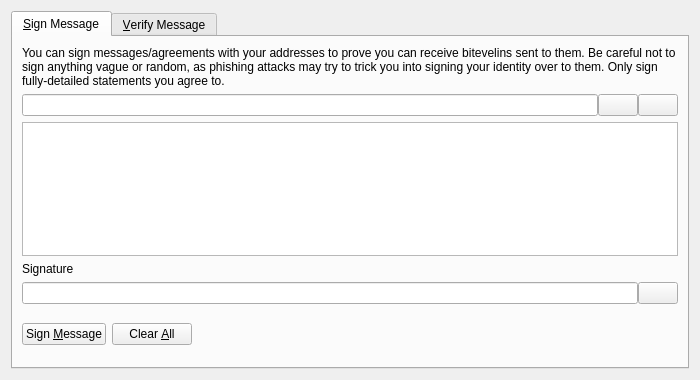
<?xml version="1.0" encoding="UTF-8"?>
<ui version="4.0">
 <class>SignVerifyMessageDialog</class>
 <widget class="QDialog" name="SignVerifyMessageDialog">
  <property name="geometry">
   <rect>
    <x>0</x>
    <y>0</y>
    <width>700</width>
    <height>380</height>
   </rect>
  </property>
  <property name="windowTitle">
   <string>Signatures - Sign / Verify a Message</string>
  </property>
  <property name="modal">
   <bool>true</bool>
  </property>
  <layout class="QVBoxLayout" name="verticalLayout">
   <item>
    <widget class="QTabWidget" name="tabWidget">
     <property name="currentIndex">
      <number>0</number>
     </property>
     <widget class="QWidget" name="tabSignMessage">
      <attribute name="title">
       <string>&amp;Sign Message</string>
      </attribute>
      <layout class="QVBoxLayout" name="verticalLayout_SM">
       <item>
        <widget class="QLabel" name="infoLabel_SM">
         <property name="text">
          <string>You can sign messages/agreements with your addresses to prove you can receive bitevelins sent to them. Be careful not to sign anything vague or random, as phishing attacks may try to trick you into signing your identity over to them. Only sign fully-detailed statements you agree to.</string>
         </property>
         <property name="textFormat">
          <enum>Qt::PlainText</enum>
         </property>
         <property name="wordWrap">
          <bool>true</bool>
         </property>
        </widget>
       </item>
       <item>
        <layout class="QHBoxLayout" name="horizontalLayout_1_SM">
         <property name="spacing">
          <number>0</number>
         </property>
         <item>
          <widget class="QValidatedLineEdit" name="addressIn_SM">
           <property name="toolTip">
            <string>The Bitevelin address to sign the message with</string>
           </property>
          </widget>
         </item>
         <item>
          <widget class="QPushButton" name="addressBookButton_SM">
           <property name="toolTip">
            <string>Choose previously used address</string>
           </property>
           <property name="text">
            <string/>
           </property>
           <property name="icon">
            <iconset resource="../bitcoin.qrc">
             <normaloff>:/icons/address-book</normaloff>:/icons/address-book</iconset>
           </property>
           <property name="shortcut">
            <string>Alt+A</string>
           </property>
           <property name="autoDefault">
            <bool>false</bool>
           </property>
          </widget>
         </item>
         <item>
          <widget class="QPushButton" name="pasteButton_SM">
           <property name="toolTip">
            <string>Paste address from clipboard</string>
           </property>
           <property name="text">
            <string/>
           </property>
           <property name="icon">
            <iconset resource="../bitcoin.qrc">
             <normaloff>:/icons/editpaste</normaloff>:/icons/editpaste</iconset>
           </property>
           <property name="shortcut">
            <string>Alt+P</string>
           </property>
           <property name="autoDefault">
            <bool>false</bool>
           </property>
          </widget>
         </item>
        </layout>
       </item>
       <item>
        <widget class="QPlainTextEdit" name="messageIn_SM">
         <property name="toolTip">
          <string>Enter the message you want to sign here</string>
         </property>
        </widget>
       </item>
       <item>
        <widget class="QLabel" name="signatureLabel_SM">
         <property name="text">
          <string>Signature</string>
         </property>
         <property name="textFormat">
          <enum>Qt::PlainText</enum>
         </property>
        </widget>
       </item>
       <item>
        <layout class="QHBoxLayout" name="horizontalLayout_2_SM">
         <property name="spacing">
          <number>0</number>
         </property>
         <item>
          <widget class="QLineEdit" name="signatureOut_SM">
           <property name="font">
            <font>
             <italic>true</italic>
            </font>
           </property>
           <property name="readOnly">
            <bool>true</bool>
           </property>
          </widget>
         </item>
         <item>
          <widget class="QPushButton" name="copySignatureButton_SM">
           <property name="toolTip">
            <string>Copy the current signature to the system clipboard</string>
           </property>
           <property name="text">
            <string/>
           </property>
           <property name="icon">
            <iconset resource="../bitcoin.qrc">
             <normaloff>:/icons/editcopy</normaloff>:/icons/editcopy</iconset>
           </property>
           <property name="autoDefault">
            <bool>false</bool>
           </property>
          </widget>
         </item>
        </layout>
       </item>
       <item>
        <layout class="QHBoxLayout" name="horizontalLayout_3_SM">
         <item>
          <widget class="QPushButton" name="signMessageButton_SM">
           <property name="toolTip">
            <string>Sign the message to prove you own this Bitevelin address</string>
           </property>
           <property name="text">
            <string>Sign &amp;Message</string>
           </property>
           <property name="icon">
            <iconset resource="../bitcoin.qrc">
             <normaloff>:/icons/edit</normaloff>:/icons/edit</iconset>
           </property>
           <property name="autoDefault">
            <bool>false</bool>
           </property>
          </widget>
         </item>
         <item>
          <widget class="QPushButton" name="clearButton_SM">
           <property name="toolTip">
            <string>Reset all sign message fields</string>
           </property>
           <property name="text">
            <string>Clear &amp;All</string>
           </property>
           <property name="icon">
            <iconset resource="../bitcoin.qrc">
             <normaloff>:/icons/remove</normaloff>:/icons/remove</iconset>
           </property>
           <property name="autoDefault">
            <bool>false</bool>
           </property>
          </widget>
         </item>
         <item>
          <spacer name="horizontalSpacer_1_SM">
           <property name="orientation">
            <enum>Qt::Horizontal</enum>
           </property>
           <property name="sizeHint" stdset="0">
            <size>
             <width>40</width>
             <height>48</height>
            </size>
           </property>
          </spacer>
         </item>
         <item>
          <widget class="QLabel" name="statusLabel_SM">
           <property name="font">
            <font>
             <weight>75</weight>
             <bold>true</bold>
            </font>
           </property>
           <property name="text">
            <string/>
           </property>
           <property name="wordWrap">
            <bool>true</bool>
           </property>
          </widget>
         </item>
         <item>
          <spacer name="horizontalSpacer_2_SM">
           <property name="orientation">
            <enum>Qt::Horizontal</enum>
           </property>
           <property name="sizeHint" stdset="0">
            <size>
             <width>40</width>
             <height>48</height>
            </size>
           </property>
          </spacer>
         </item>
        </layout>
       </item>
      </layout>
     </widget>
     <widget class="QWidget" name="tabVerifyMessage">
      <attribute name="title">
       <string>&amp;Verify Message</string>
      </attribute>
      <layout class="QVBoxLayout" name="verticalLayout_VM">
       <item>
        <widget class="QLabel" name="infoLabel_VM">
         <property name="text">
          <string>Enter the receiver's address, message (ensure you copy line breaks, spaces, tabs, etc. exactly) and signature below to verify the message. Be careful not to read more into the signature than what is in the signed message itself, to avoid being tricked by a man-in-the-middle attack. Note that this only proves the signing party receives with the address, it cannot prove sendership of any transaction!</string>
         </property>
         <property name="textFormat">
          <enum>Qt::PlainText</enum>
         </property>
         <property name="alignment">
          <set>Qt::AlignLeading|Qt::AlignLeft|Qt::AlignTop</set>
         </property>
         <property name="wordWrap">
          <bool>true</bool>
         </property>
        </widget>
       </item>
       <item>
        <layout class="QHBoxLayout" name="horizontalLayout_1_VM">
         <property name="spacing">
          <number>0</number>
         </property>
         <item>
          <widget class="QValidatedLineEdit" name="addressIn_VM">
           <property name="toolTip">
            <string>The Bitevelin address the message was signed with</string>
           </property>
          </widget>
         </item>
         <item>
          <widget class="QPushButton" name="addressBookButton_VM">
           <property name="toolTip">
            <string>Choose previously used address</string>
           </property>
           <property name="text">
            <string/>
           </property>
           <property name="icon">
            <iconset resource="../bitcoin.qrc">
             <normaloff>:/icons/address-book</normaloff>:/icons/address-book</iconset>
           </property>
           <property name="shortcut">
            <string>Alt+A</string>
           </property>
           <property name="autoDefault">
            <bool>false</bool>
           </property>
          </widget>
         </item>
        </layout>
       </item>
       <item>
        <widget class="QPlainTextEdit" name="messageIn_VM"/>
       </item>
       <item>
        <widget class="QValidatedLineEdit" name="signatureIn_VM"/>
       </item>
       <item>
        <layout class="QHBoxLayout" name="horizontalLayout_2_VM">
         <item>
          <widget class="QPushButton" name="verifyMessageButton_VM">
           <property name="toolTip">
            <string>Verify the message to ensure it was signed with the specified Bitevelin address</string>
           </property>
           <property name="text">
            <string>Verify &amp;Message</string>
           </property>
           <property name="icon">
            <iconset resource="../bitcoin.qrc">
             <normaloff>:/icons/transaction_0</normaloff>:/icons/transaction_0</iconset>
           </property>
           <property name="autoDefault">
            <bool>false</bool>
           </property>
          </widget>
         </item>
         <item>
          <widget class="QPushButton" name="clearButton_VM">
           <property name="toolTip">
            <string>Reset all verify message fields</string>
           </property>
           <property name="text">
            <string>Clear &amp;All</string>
           </property>
           <property name="icon">
            <iconset resource="../bitcoin.qrc">
             <normaloff>:/icons/remove</normaloff>:/icons/remove</iconset>
           </property>
           <property name="autoDefault">
            <bool>false</bool>
           </property>
          </widget>
         </item>
         <item>
          <spacer name="horizontalSpacer_1_VM">
           <property name="orientation">
            <enum>Qt::Horizontal</enum>
           </property>
           <property name="sizeHint" stdset="0">
            <size>
             <width>40</width>
             <height>48</height>
            </size>
           </property>
          </spacer>
         </item>
         <item>
          <widget class="QLabel" name="statusLabel_VM">
           <property name="font">
            <font>
             <weight>75</weight>
             <bold>true</bold>
            </font>
           </property>
           <property name="text">
            <string/>
           </property>
           <property name="wordWrap">
            <bool>true</bool>
           </property>
          </widget>
         </item>
         <item>
          <spacer name="horizontalSpacer_2_VM">
           <property name="orientation">
            <enum>Qt::Horizontal</enum>
           </property>
           <property name="sizeHint" stdset="0">
            <size>
             <width>40</width>
             <height>48</height>
            </size>
           </property>
          </spacer>
         </item>
        </layout>
       </item>
      </layout>
     </widget>
    </widget>
   </item>
  </layout>
 </widget>
 <customwidgets>
  <customwidget>
   <class>QValidatedLineEdit</class>
   <extends>QLineEdit</extends>
   <header>qt/qvalidatedlineedit.h</header>
  </customwidget>
 </customwidgets>
 <resources>
  <include location="../bitcoin.qrc"/>
 </resources>
 <connections/>
</ui>
